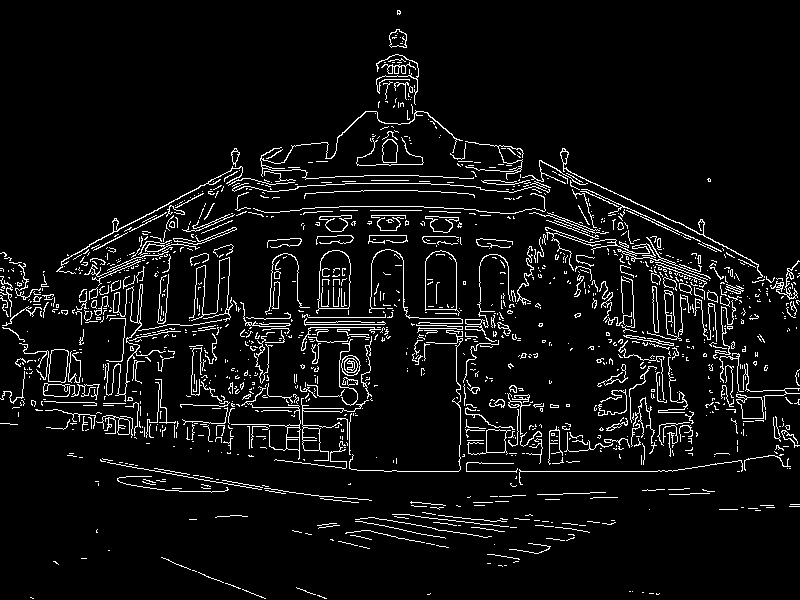
#> input picture DeepLearning/Dataset/1259_800px-Volksschule_Draschestra%C3%9Fe_01lines.jpg, 800 x 600 px; its folder holds 4 pictures in this run
$ python edge_detection.py --Dataset Dataset
#> lines starting #> are read from the running program, lines starting #| are printed output that depends on the picture
import numpy as np
#Used to grab file paths
import glob
import os
import cv2
import argparse
from PIL import Image

#python edge_detection.py --Dataset Dataset

# [25 lines left out: functions convert_to_jpg, auto_canny, not called in this run]


ap = argparse.ArgumentParser()
ap.add_argument("-i", "--Dataset", required = True,
                help = "path to input dataset of images")
args = vars(ap.parse_args())


# [25 lines left out: function create_lined_images, not called in this run]

        #display images
        #cv2.imshow("Original", image)
        #cv2.imshow("Edges", np.hstack([wide, tight, auto]))
        #cv2.waitKey(0)

def resize_images():
    image_dimensions = 400
    #loop through images
    for imagePath in glob.glob(args["Dataset"] + "/*.jpg"):
        img = cv2.imread(imagePath)
#> img is the input picture: shape (600, 800, 3); min 0, max 255, mean 15.8
        img = cv2.resize(img,(image_dimensions, image_dimensions), cv2.INTER_LINEAR)
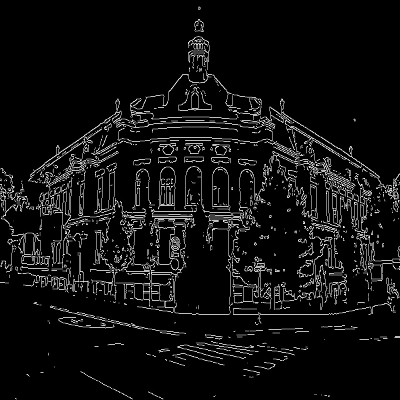
#> img: shape (400, 400, 3); min 0, max 255, mean 15.8

        if imagePath.__contains__("RESIZED"):
            os.remove(imagePath)
        if not imagePath.__contains__("RESIZED"):
            cv2.imwrite(imagePath[:-4] + "RESIZED.jpg", img)
#> pass 2 of the loop in resize_images, `for imagePath in glob.glob(args["Dataset"] + "/*.jpg"):`:
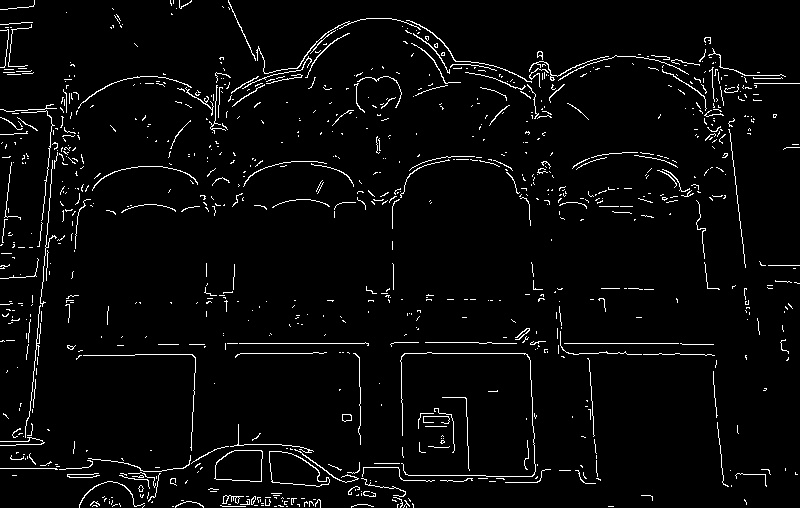
#> input picture DeepLearning/Dataset/13_800px-Casa_Deutsch_-_Oradealines.jpg, 800 x 508 px
#> in resize_images, img is the input picture: shape (508, 800, 3); min 0, max 255, mean 9.1
#> in resize_images, `img = cv2.resize(img,(image_dimensions, image_dimensions), cv2.INTER_L..`:
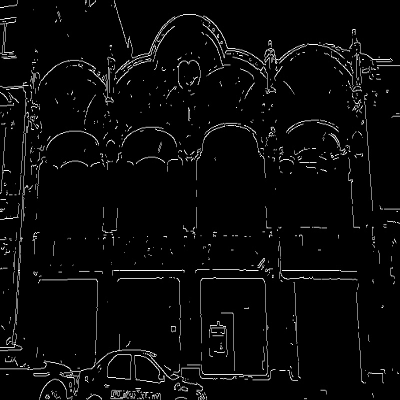
#> img: shape (400, 400, 3); min 0, max 255, mean 9


#Only call these functions depending on what is required
#convert_to_jpg()
#create_lined_images()
resize_images()
